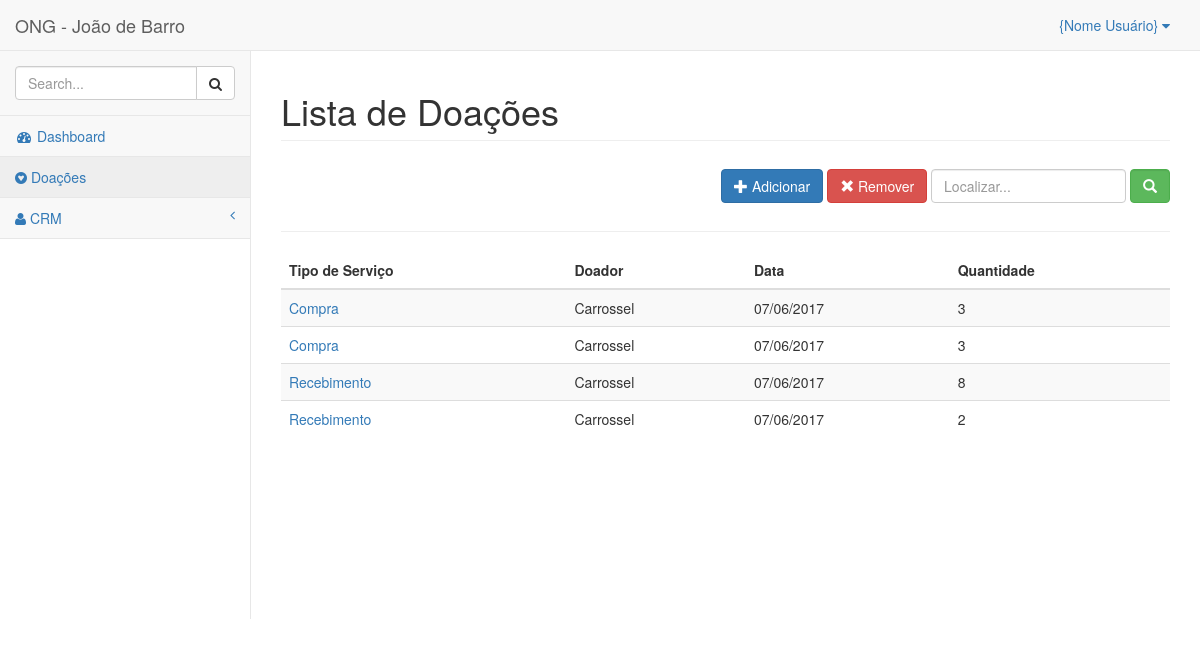
Page /doacoes/ on the earlier database version.
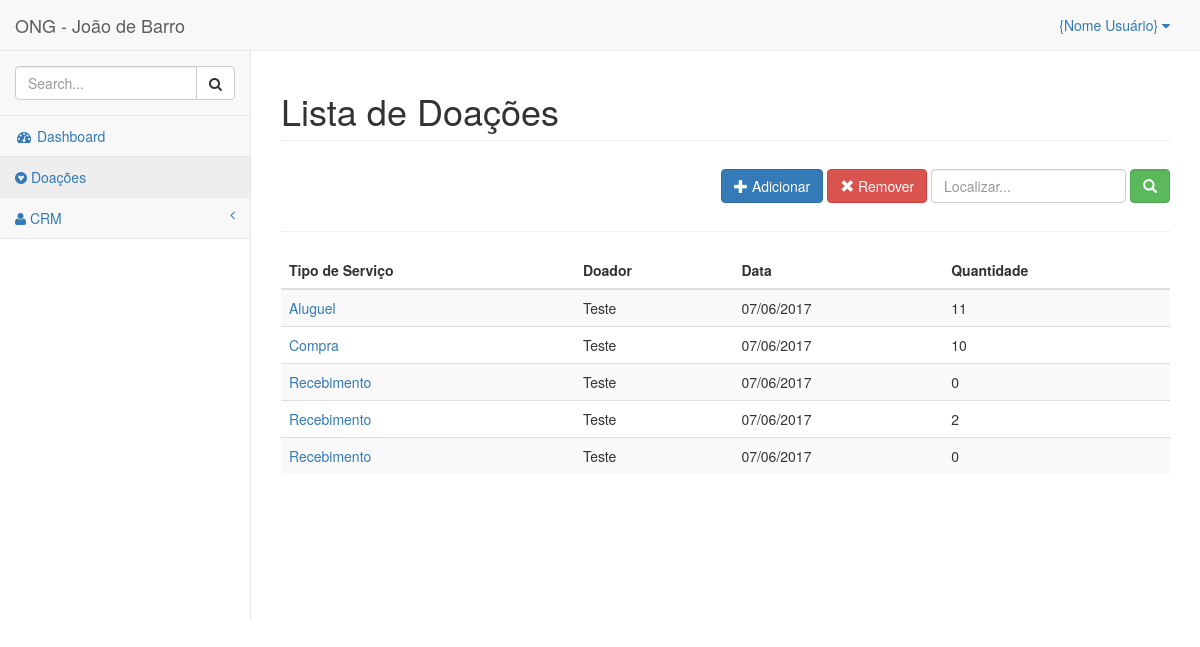
Same page on the later database version.
### donations/models.py (models this page shows, shortened)
class Donations(TimeModel):
    service_type = models.CharField('Tipo de serviço', max_length=12,
                                    choices=C_TYPE, default='Recebimento')
    donor = models.ForeignKey(Donors, verbose_name='Doador')
    date = models.DateTimeField('Data', auto_now_add=True)
    quantity = models.PositiveSmallIntegerField('Quantidade', default=0)
    class Meta:
        ordering = ['service_type']
        verbose_name = 'Doação'
        verbose_name_plural = 'Doações'
    def get_absolute_url(self):
        return reverse('donations:donation_detail', kwargs={'pk': self.pk})

class Donors(TimeModel):
    name = models.CharField('Nome', max_length=100)
    def __str__(self):
        return str(self.name)
    class Meta:
        ordering = ['name']
        verbose_name = 'Doador'
        verbose_name_plural = 'Doadores'

### donations/views.py (the view)
class DonationsListView(ListView):
    template_name = 'donations/donations_list.html'
    context_object_name = 'donations'
    model = Donations
    paginate_by = 10

### donations/templates/donations/donations_list.html (shortened to what this page needs)
{% extends "base.html" %}
{% block spacename %} Lista de Doações {% endblock spacename %}
{% block container %}
<div class="container-fluid">
    <div class="row">
        <div class="col-md-12">
            <form class="navbar-form navbar-right" action="." method="get">
                <a href="{% url 'donations:donation_add' %}">
                  <button id="new_customer" type="button" class="btn btn-primary">
                    <span class="glyphicon glyphicon-plus"></span> Adicionar
                  </button>
                </a>
                  <button id="new_customer" type="button" class="btn btn-danger">
                    <span class="glyphicon glyphicon-remove"></span> Remover
                  </button>
                <div class="form-group">
                  <input id="search_box" name="search_box" type="text" placeholder="Localizar..." class="form-control">
                  <button type="submit" class="btn btn-success form-control"><span class="glyphicon glyphicon-search"></span></button>
                </div>
            </form>
        </div>
        <div class="col-md-12">
          <hr/>
        </div>
        <div class="col-md-12">
        	<table class="table table-striped">
        		<thead>
        			<tr>
        				<th>Tipo de Serviço</th><th>Doador</th><th>Data</th><th>Quantidade</th>
        			</tr>
        		</thead>
        		<tbody>
                {% for donation in donations %}
              			<tr>
                        <td><a href="{{ donation.get_absolute_url }}">{{donation.service_type}}</a></td>
                        <td>{{donation.donor}}</td>
                        <td>{{donation.date|date:"d/m/Y"}}</td>
                        <td>{{donation.quantity}}</td>
                    </tr>
                {% endfor %}
        		</tbody>
        	</table>
        </div>
    </div>
</div>
{% endblock %}

### core/templates/base.html (shortened to what this page needs)
<!DOCTYPE html>
{% load static %}
<html lang="pt">
<head>
    <link href="{% static 'bootstrap/css/bootstrap.min.css' %}" rel="stylesheet">
    <link href="{% static 'distt/css/sb-admin-2.css' %}" rel="stylesheet">
    <link href="{% static 'font-awesome/css/font-awesome.min.css' %}" rel="stylesheet" type="text/css">
</head>
<body>
    <div id="wrapper">
        <nav class="navbar navbar-default navbar-static-top" role="navigation" style="margin-bottom: 0">
            <div class="navbar-header">
                <a class="navbar-brand" href="index.html">ONG - João de Barro</a>
            </div>
            <ul class="nav navbar-top-links navbar-right">
                <li class="dropdown">
                    <a class="dropdown-toggle" data-toggle="dropdown" href="#"> {Nome Usuário} <i class="fa fa-caret-down"></i></a>
                </li>
            </ul>
            <div class="navbar-default sidebar" role="navigation">
                <div class="sidebar-nav navbar-collapse">
                    <ul class="nav" id="side-menu">
                        <li class="sidebar-search">
                            <div class="input-group custom-search-form">
                                <input type="text" class="form-control" placeholder="Search...">
                                <span class="input-group-btn">
                                <button class="btn btn-default" type="button">
                                    <i class="fa fa-search"></i>
                                </button>
                            </span>
                            </div>
                        </li>
                        <li><a href="{% url 'index' %}"><i class="fa fa-dashboard fa-fw"></i> Dashboard </a></li>
                        <li><a href="{% url 'donations:donation' %}"><i class="fa fa-gratipay"></i> Doações </a></li>
                        <li><a href="#"><i class="fa fa-user"></i> CRM <span class="fa arrow"></span></a>
                        </li>
                    </ul>
                </div>
            </div>
        </nav>
        <div id="page-wrapper">
            <div class="row">
                <div class="col-lg-12">
                    <h1 class="page-header">{% block spacename %}{% endblock spacename %}</h1>
                </div>
            </div>
            <div class="row">
                {% block container %} {% endblock %}
            </div>
        </div>
    </div>
</body>
</html>

### core/static/distt/css/sb-admin-2.css (style rules this page uses)
body { background-color: #ffffff; }
#wrapper { width: 100%; }
#page-wrapper { padding: 0 15px; min-height: 568px; background-color: white; }
@media (min-width: 768px) { #page-wrapper { position: inherit; margin: 0 0 0 250px; padding: 0 30px; border-left: 1px solid #e7e7e7; } }
.navbar-top-links { margin-right: 0; }
.navbar-top-links li { display: inline-block; }
.navbar-top-links li:last-child { margin-right: 15px; }
.navbar-top-links li a { padding: 15px; min-height: 50px; }
.sidebar .sidebar-nav.navbar-collapse { padding-left: 0; padding-right: 0; }
.sidebar .sidebar-search { padding: 15px; }
.sidebar ul li { border-bottom: 1px solid #e7e7e7; }
.sidebar ul li a.active { background-color: #eeeeee; }
.sidebar .arrow { float: right; }
.sidebar .fa.arrow:before { content: "\f104"; }
@media (min-width: 768px) { .sidebar { z-index: 1; position: absolute; width: 250px; margin-top: 51px; } }

Differences in the rows shown:
removed Donations: service_type "Compra", donor "Carrossel", date "07/06/2017", quantity "3"
removed Donations: service_type "Compra", donor "Carrossel", date "07/06/2017", quantity "3"
removed Donations: service_type "Recebimento", donor "Carrossel", date "07/06/2017", quantity "2"
added Donations: service_type "Aluguel", donor "Teste", date "07/06/2017", quantity "11"
added Donations: service_type "Compra", donor "Teste", date "07/06/2017", quantity "10"
changed Donations (number 3 of 5 on the later page): donor "Carrossel" → "Teste"; quantity "8" → "0"
added Donations: service_type "Recebimento", donor "Teste", date "07/06/2017", quantity "2"
added Donations: service_type "Recebimento", donor "Teste", date "07/06/2017", quantity "0"
